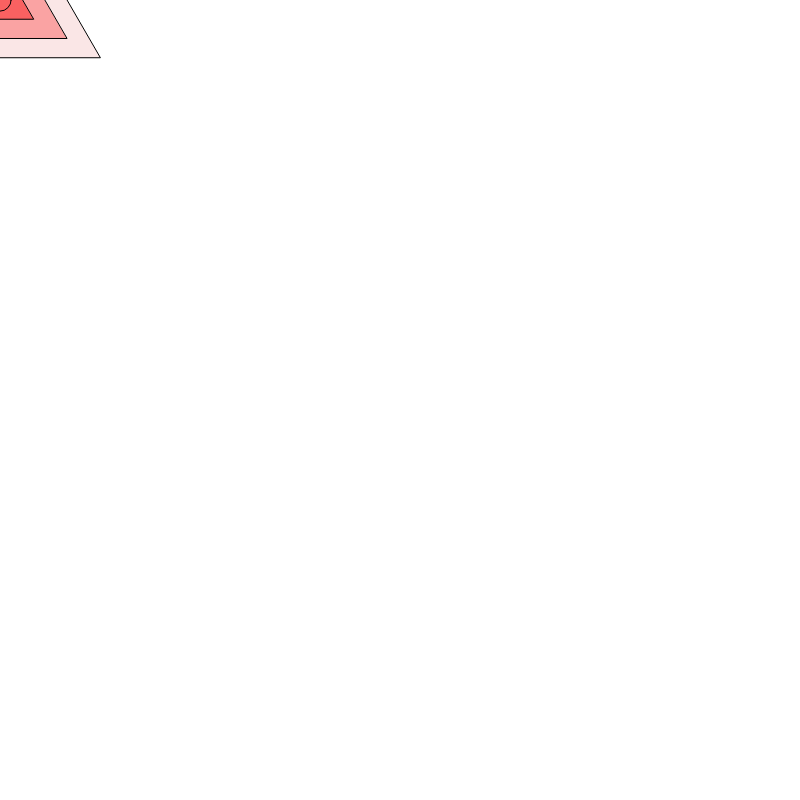
Frame 1 (no input)
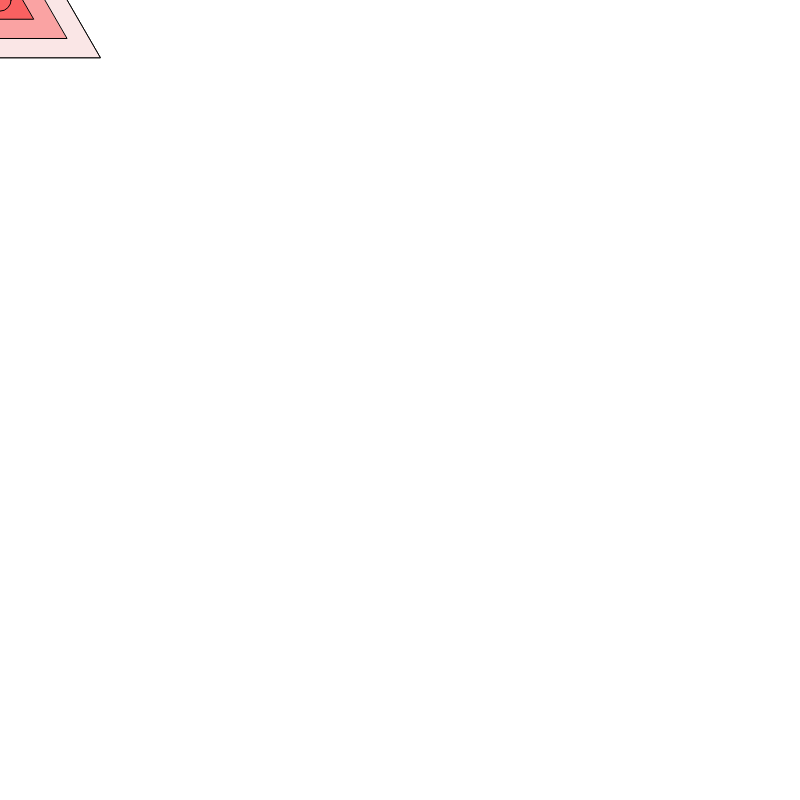
Frame 60 (no input)
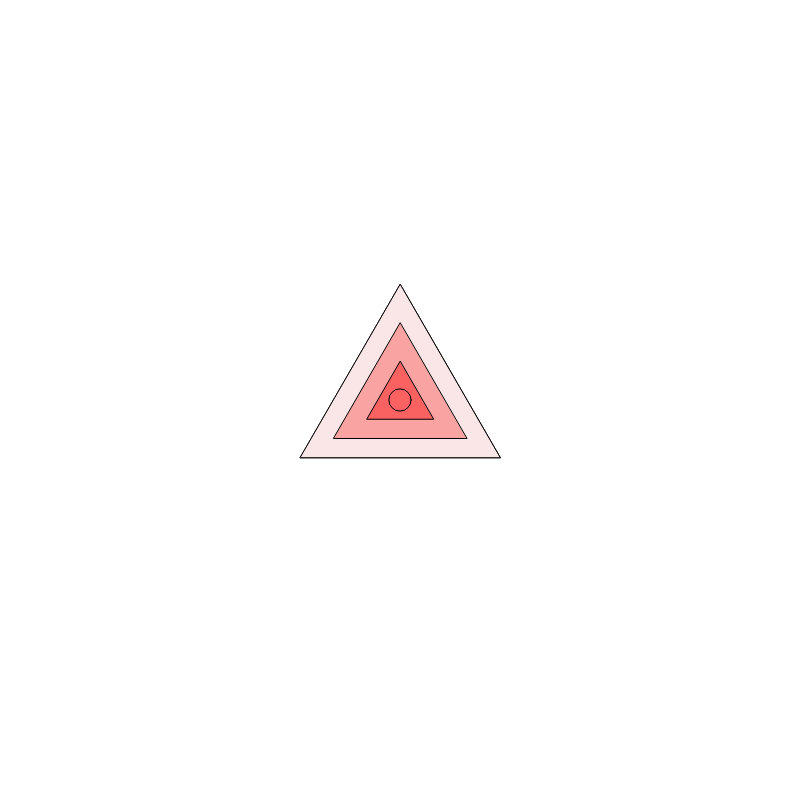
Frame 120 (the mouse pressed at the canvas centre since frame 60)

The p5.js sketch that drew these frames (run headless with seeded random() and noise() and a simulated clock; from frame 60 on, the mouse is pressed at the canvas centre):

// p5.js sketch
// ── sketch.js
//Question 1

var tri_side;	//삼각형 한 변의 길이
function setup() {
  createCanvas(800, 800);
  mouseX=width/2;
  mouseY=height/2;	//마우스 위치 초기화
}

function draw() {
 background(255,100);	//항상 하나의 패턴만 그려짐
 tri_side = 200;
 mouse_draw(mouseX,mouseY);
}

function mouse_draw(x,y)	//마우스로 그리게 되는 패턴 함수
{
  colorMode(RGB);
  stroke(0,0,0);  //외곽선은 검정색으로 그림
  //default value: strokeWeight = 1
  
  var gap=tri_side/3;
  for(var i=0;i<tri_side;i+=gap)	//반복문을 이용
  {
    fill(250,230-i,230-i);	//패턴 안의 도형의 색이 점차적으로 변경
  	triangle(x,y-(tri_side - i)/2*sqrt(3)*(2/3),x-(tri_side - i)/2,y+(tri_side - i)/2*sqrt(3)*(1/3),x+(tri_side - i)/2,y+(tri_side - i)/2*sqrt(3)*(1/3));
  	//정다각형 중 정삼각형을 이용하여 패턴을 그림
  }
  ellipse(x,y,gap/3);
}
